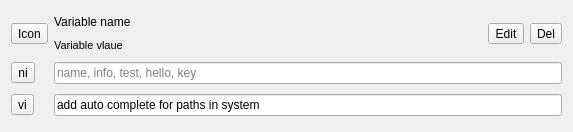
<?xml version="1.0" encoding="UTF-8"?>
<ui version="4.0">
 <class>Form</class>
 <widget class="QWidget" name="Form">
  <property name="geometry">
   <rect>
    <x>0</x>
    <y>0</y>
    <width>573</width>
    <height>132</height>
   </rect>
  </property>
  <property name="windowTitle">
   <string>Form</string>
  </property>
  <layout class="QGridLayout" name="gridLayout_2">
   <item row="0" column="0" rowspan="2">
    <widget class="QToolButton" name="toolButton_3">
     <property name="text">
      <string>Icon</string>
     </property>
     <property name="iconSize">
      <size>
       <width>20</width>
       <height>20</height>
      </size>
     </property>
    </widget>
   </item>
   <item row="3" column="0">
    <widget class="QToolButton" name="toolButton_5">
     <property name="text">
      <string>vi</string>
     </property>
     <property name="iconSize">
      <size>
       <width>20</width>
       <height>20</height>
      </size>
     </property>
    </widget>
   </item>
   <item row="2" column="1" colspan="2">
    <widget class="QLineEdit" name="lineEdit">
     <property name="placeholderText">
      <string>name, info, test, hello, key</string>
     </property>
    </widget>
   </item>
   <item row="3" column="1" colspan="2">
    <widget class="QLineEdit" name="lineEdit_2">
     <property name="text">
      <string>add auto complete for paths in system</string>
     </property>
     <property name="placeholderText">
      <string>Any, [&quot;Name&quot;, &quot;Age&quot;], {&quot;path&quot;: &quot;/path/to/file&quot;}</string>
     </property>
    </widget>
   </item>
   <item row="2" column="0">
    <widget class="QToolButton" name="toolButton_4">
     <property name="text">
      <string>ni</string>
     </property>
     <property name="iconSize">
      <size>
       <width>20</width>
       <height>20</height>
      </size>
     </property>
    </widget>
   </item>
   <item row="0" column="1">
    <widget class="QLabel" name="label">
     <property name="sizePolicy">
      <sizepolicy hsizetype="Preferred" vsizetype="Fixed">
       <horstretch>0</horstretch>
       <verstretch>0</verstretch>
      </sizepolicy>
     </property>
     <property name="text">
      <string>Variable name</string>
     </property>
    </widget>
   </item>
   <item row="1" column="1">
    <widget class="QLabel" name="label_2">
     <property name="sizePolicy">
      <sizepolicy hsizetype="Preferred" vsizetype="Fixed">
       <horstretch>0</horstretch>
       <verstretch>0</verstretch>
      </sizepolicy>
     </property>
     <property name="font">
      <font>
       <pointsize>8</pointsize>
      </font>
     </property>
     <property name="text">
      <string>Variable vlaue</string>
     </property>
    </widget>
   </item>
   <item row="0" column="2" rowspan="2">
    <layout class="QGridLayout" name="gridLayout">
     <item row="0" column="1">
      <widget class="QToolButton" name="toolButton_2">
       <property name="text">
        <string>Edit</string>
       </property>
       <property name="iconSize">
        <size>
         <width>20</width>
         <height>20</height>
        </size>
       </property>
      </widget>
     </item>
     <item row="0" column="2">
      <widget class="QToolButton" name="toolButton">
       <property name="text">
        <string>Del</string>
       </property>
       <property name="iconSize">
        <size>
         <width>20</width>
         <height>20</height>
        </size>
       </property>
      </widget>
     </item>
     <item row="0" column="0">
      <spacer name="horizontalSpacer">
       <property name="orientation">
        <enum>Qt::Horizontal</enum>
       </property>
       <property name="sizeHint" stdset="0">
        <size>
         <width>40</width>
         <height>20</height>
        </size>
       </property>
      </spacer>
     </item>
    </layout>
   </item>
  </layout>
 </widget>
 <resources/>
 <connections/>
</ui>
